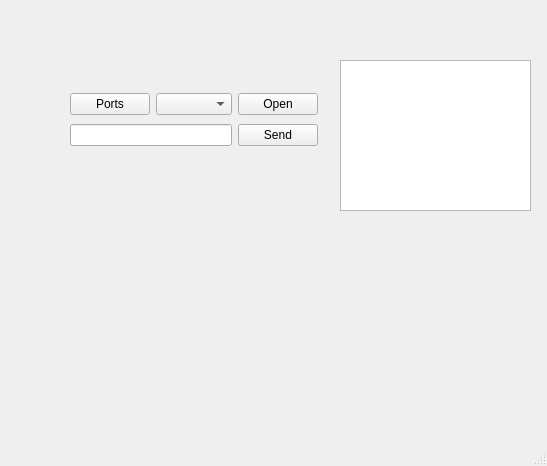
<?xml version="1.0" encoding="UTF-8"?>
<ui version="4.0">
 <class>MainWindow</class>
 <widget class="QMainWindow" name="MainWindow">
  <property name="geometry">
   <rect>
    <x>0</x>
    <y>0</y>
    <width>547</width>
    <height>466</height>
   </rect>
  </property>
  <property name="windowTitle">
   <string>MainWindow</string>
  </property>
  <widget class="QWidget" name="centralwidget">
   <widget class="QListWidget" name="lstMessage">
    <property name="geometry">
     <rect>
      <x>340</x>
      <y>60</y>
      <width>191</width>
      <height>151</height>
     </rect>
    </property>
   </widget>
   <widget class="QWidget" name="">
    <property name="geometry">
     <rect>
      <x>70</x>
      <y>90</y>
      <width>248</width>
      <height>60</height>
     </rect>
    </property>
    <layout class="QVBoxLayout" name="verticalLayout">
     <item>
      <layout class="QHBoxLayout" name="horizontalLayout">
       <item>
        <widget class="QPushButton" name="btnPorts">
         <property name="text">
          <string>Ports</string>
         </property>
        </widget>
       </item>
       <item>
        <widget class="QComboBox" name="cmbPorts"/>
       </item>
       <item>
        <widget class="QPushButton" name="btnOpenPort">
         <property name="text">
          <string>Open</string>
         </property>
        </widget>
       </item>
      </layout>
     </item>
     <item>
      <layout class="QHBoxLayout" name="horizontalLayout_2">
       <item>
        <widget class="QLineEdit" name="lnMessage"/>
       </item>
       <item>
        <widget class="QPushButton" name="pushButton">
         <property name="text">
          <string>Send</string>
         </property>
        </widget>
       </item>
      </layout>
     </item>
    </layout>
   </widget>
  </widget>
  <widget class="QMenuBar" name="menubar">
   <property name="geometry">
    <rect>
     <x>0</x>
     <y>0</y>
     <width>547</width>
     <height>21</height>
    </rect>
   </property>
  </widget>
  <widget class="QStatusBar" name="statusbar"/>
 </widget>
 <resources/>
 <connections/>
</ui>
